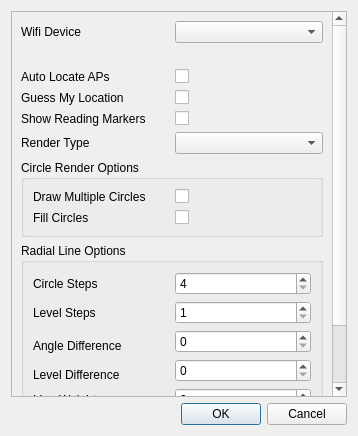
<?xml version="1.0" encoding="UTF-8"?>
<ui version="4.0">
 <class>OptionsDialog</class>
 <widget class="QDialog" name="OptionsDialog">
  <property name="geometry">
   <rect>
    <x>0</x>
    <y>0</y>
    <width>358</width>
    <height>436</height>
   </rect>
  </property>
  <property name="windowTitle">
   <string>Dialog</string>
  </property>
  <layout class="QVBoxLayout" name="verticalLayout">
   <item>
    <widget class="QScrollArea" name="scrollArea">
     <property name="widgetResizable">
      <bool>true</bool>
     </property>
     <widget class="QWidget" name="scrollAreaWidgetContents">
      <property name="geometry">
       <rect>
        <x>0</x>
        <y>0</y>
        <width>320</width>
        <height>453</height>
       </rect>
      </property>
      <layout class="QVBoxLayout" name="verticalLayout_2">
       <item>
        <layout class="QGridLayout" name="gridLayout_3">
         <item row="0" column="0">
          <widget class="QLabel" name="label">
           <property name="text">
            <string>Wifi Device</string>
           </property>
          </widget>
         </item>
         <item row="0" column="1">
          <widget class="QComboBox" name="wifiDevice"/>
         </item>
         <item row="2" column="0">
          <widget class="QLabel" name="label_2">
           <property name="text">
            <string>Auto Locate APs</string>
           </property>
          </widget>
         </item>
         <item row="2" column="1">
          <widget class="QCheckBox" name="autoLocateAPs">
           <property name="text">
            <string/>
           </property>
          </widget>
         </item>
         <item row="3" column="0">
          <widget class="QLabel" name="label_3">
           <property name="text">
            <string>Guess My Location</string>
           </property>
          </widget>
         </item>
         <item row="3" column="1">
          <widget class="QCheckBox" name="guessMyLocation">
           <property name="text">
            <string/>
           </property>
          </widget>
         </item>
         <item row="4" column="0">
          <widget class="QLabel" name="label_5">
           <property name="text">
            <string>Show Reading Markers</string>
           </property>
          </widget>
         </item>
         <item row="4" column="1">
          <widget class="QCheckBox" name="showReadingMarkers">
           <property name="text">
            <string/>
           </property>
          </widget>
         </item>
         <item row="5" column="0">
          <widget class="QLabel" name="label_4">
           <property name="text">
            <string>Render Type</string>
           </property>
          </widget>
         </item>
         <item row="5" column="1">
          <widget class="QComboBox" name="renderType"/>
         </item>
         <item row="1" column="1">
          <widget class="QLabel" name="currentDeviceLabel">
           <property name="text">
            <string/>
           </property>
          </widget>
         </item>
        </layout>
       </item>
       <item>
        <widget class="QGroupBox" name="renderCircleOpts">
         <property name="title">
          <string>Circle Render Options</string>
         </property>
         <layout class="QGridLayout" name="gridLayout_2">
          <item row="0" column="0">
           <widget class="QLabel" name="label_6">
            <property name="text">
             <string>Draw Multiple Circles</string>
            </property>
           </widget>
          </item>
          <item row="0" column="1">
           <widget class="QCheckBox" name="multipleCircles">
            <property name="text">
             <string/>
            </property>
           </widget>
          </item>
          <item row="1" column="0">
           <widget class="QLabel" name="label_7">
            <property name="text">
             <string>Fill Circles</string>
            </property>
           </widget>
          </item>
          <item row="1" column="1">
           <widget class="QCheckBox" name="fillCircles">
            <property name="text">
             <string/>
            </property>
           </widget>
          </item>
         </layout>
        </widget>
       </item>
       <item>
        <widget class="QGroupBox" name="renderRadialOpts">
         <property name="title">
          <string>Radial Line Options</string>
         </property>
         <layout class="QGridLayout" name="gridLayout">
          <item row="0" column="0">
           <widget class="QLabel" name="label_8">
            <property name="text">
             <string>Circle Steps</string>
            </property>
           </widget>
          </item>
          <item row="0" column="1">
           <widget class="QSpinBox" name="circleSteps">
            <property name="minimum">
             <number>4</number>
            </property>
            <property name="maximum">
             <number>720</number>
            </property>
           </widget>
          </item>
          <item row="1" column="0">
           <widget class="QLabel" name="label_9">
            <property name="text">
             <string>Level Steps</string>
            </property>
           </widget>
          </item>
          <item row="1" column="1">
           <widget class="QSpinBox" name="levelSteps">
            <property name="minimum">
             <number>1</number>
            </property>
            <property name="maximum">
             <number>1000</number>
            </property>
           </widget>
          </item>
          <item row="2" column="0" rowspan="2">
           <widget class="QLabel" name="label_10">
            <property name="text">
             <string>Angle Difference</string>
            </property>
           </widget>
          </item>
          <item row="2" column="1">
           <widget class="QSpinBox" name="angelDiff">
            <property name="maximum">
             <number>360</number>
            </property>
           </widget>
          </item>
          <item row="3" column="1" rowspan="2">
           <widget class="QSpinBox" name="levelDiff">
            <property name="maximum">
             <number>100</number>
            </property>
           </widget>
          </item>
          <item row="4" column="0">
           <widget class="QLabel" name="label_11">
            <property name="text">
             <string>Level Difference</string>
            </property>
           </widget>
          </item>
          <item row="5" column="0">
           <widget class="QLabel" name="label_12">
            <property name="text">
             <string>Line Weight</string>
            </property>
           </widget>
          </item>
          <item row="5" column="1">
           <widget class="QSpinBox" name="lineWeight">
            <property name="maximum">
             <number>999</number>
            </property>
           </widget>
          </item>
         </layout>
        </widget>
       </item>
       <item>
        <widget class="QGroupBox" name="apListBox">
         <property name="title">
          <string>Render APs</string>
         </property>
        </widget>
       </item>
       <item>
        <spacer name="verticalSpacer">
         <property name="orientation">
          <enum>Qt::Vertical</enum>
         </property>
         <property name="sizeHint" stdset="0">
          <size>
           <width>20</width>
           <height>40</height>
          </size>
         </property>
        </spacer>
       </item>
      </layout>
     </widget>
    </widget>
   </item>
   <item>
    <widget class="QDialogButtonBox" name="buttonBox">
     <property name="orientation">
      <enum>Qt::Horizontal</enum>
     </property>
     <property name="standardButtons">
      <set>QDialogButtonBox::Cancel|QDialogButtonBox::Ok</set>
     </property>
    </widget>
   </item>
  </layout>
 </widget>
 <resources/>
 <connections>
  <connection>
   <sender>buttonBox</sender>
   <signal>accepted()</signal>
   <receiver>OptionsDialog</receiver>
   <slot>accept()</slot>
   <hints>
    <hint type="sourcelabel">
     <x>227</x>
     <y>415</y>
    </hint>
    <hint type="destinationlabel">
     <x>157</x>
     <y>274</y>
    </hint>
   </hints>
  </connection>
  <connection>
   <sender>buttonBox</sender>
   <signal>rejected()</signal>
   <receiver>OptionsDialog</receiver>
   <slot>reject()</slot>
   <hints>
    <hint type="sourcelabel">
     <x>295</x>
     <y>421</y>
    </hint>
    <hint type="destinationlabel">
     <x>286</x>
     <y>274</y>
    </hint>
   </hints>
  </connection>
 </connections>
</ui>
